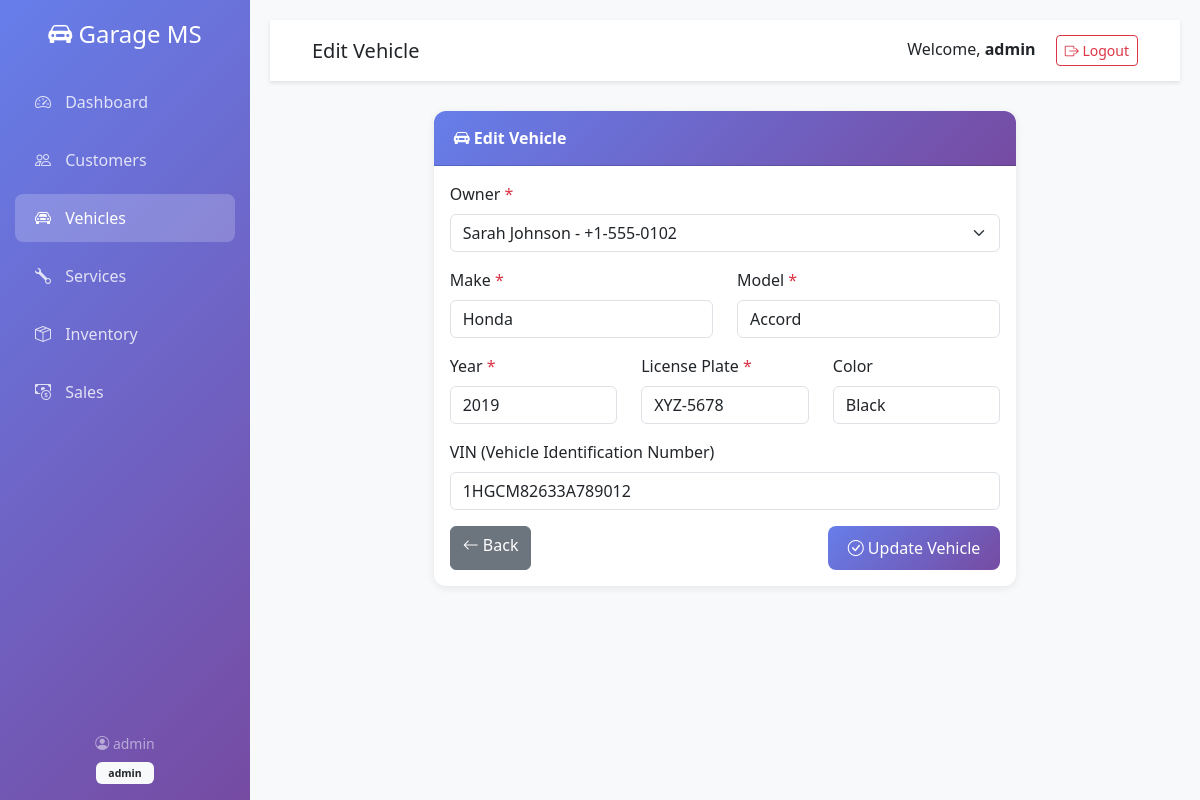
Page /vehicles/edit/2 (signed in) on the committed database.
### app.py (models this page shows, shortened)
class User(UserMixin, db.Model):
    id = db.Column(db.Integer, primary_key=True)
    username = db.Column(db.String(80), unique=True, nullable=False)
    email = db.Column(db.String(120), unique=True, nullable=False)
    password_hash = db.Column(db.String(255), nullable=False)
    role = db.Column(db.String(20), default='staff')  # admin, staff
    created_at = db.Column(db.DateTime, default=datetime.utcnow)

class Vehicle(db.Model):
    id = db.Column(db.Integer, primary_key=True)
    customer_id = db.Column(db.Integer, db.ForeignKey('customer.id'), nullable=False)
    make = db.Column(db.String(50), nullable=False)
    model = db.Column(db.String(50), nullable=False)
    year = db.Column(db.Integer, nullable=False)
    license_plate = db.Column(db.String(20), unique=True, nullable=False)
    vin = db.Column(db.String(50))
    color = db.Column(db.String(30))
    created_at = db.Column(db.DateTime, default=datetime.utcnow)
    services = db.relationship('Service', backref='vehicle', lazy=True)

class Customer(db.Model):
    id = db.Column(db.Integer, primary_key=True)
    name = db.Column(db.String(100), nullable=False)
    email = db.Column(db.String(120))
    phone = db.Column(db.String(20), nullable=False)
    address = db.Column(db.Text)
    created_at = db.Column(db.DateTime, default=datetime.utcnow)
    vehicles = db.relationship('Vehicle', backref='owner', lazy=True, cascade='all, delete-orphan')

### app.py (the view, shortened to what this page needs)
@app.route('/vehicles/edit/<int:id>', methods=['GET', 'POST'])
@login_required
def edit_vehicle(id):
    vehicle = Vehicle.query.get_or_404(id)
    customers = Customer.query.order_by(Customer.name).all()
    return render_template('vehicle_form.html', vehicle=vehicle, customers=customers)

### app.py (called while the page is built)
@login_manager.user_loader
def load_user(user_id):
    return User.query.get(int(user_id))

### templates/vehicle_form.html (shortened to what this page needs)
{% extends "base.html" %}
{% block page_title %}{% if vehicle %}Edit{% else %}Add New{% endif %} Vehicle{% endblock %}
{% block content %}
<div class="row justify-content-center">
    <div class="col-md-8">
        <div class="card">
            <div class="card-header">
                <i class="bi bi-car-front-fill"></i>
                {% if vehicle %}Edit Vehicle{% else %}Add New Vehicle{% endif %}
            </div>
            <div class="card-body">
                <form method="POST">
                    <div class="mb-3">
                        <label for="customer_id" class="form-label">Owner <span class="text-danger">*</span></label>
                        <select class="form-select" id="customer_id" name="customer_id" required>
                            {% for customer in customers %}
                            <option value="{{ customer.id }}"
                                {% if vehicle and vehicle.customer_id == customer.id %}selected{% endif %}
                                {% if request.args.get('customer_id') and request.args.get('customer_id')|int == customer.id %}selected{% endif %}>
                                {{ customer.name }} - {{ customer.phone }}
                            </option>
                            {% endfor %}
                        </select>
                    </div>
                    <div class="row">
                        <div class="col-md-6 mb-3">
                            <label for="make" class="form-label">Make <span class="text-danger">*</span></label>
                            <input type="text" class="form-control" id="make" name="make"
                                   value="{{ vehicle.make if vehicle else '' }}" required>
                        </div>
                        <div class="col-md-6 mb-3">
                            <label for="model" class="form-label">Model <span class="text-danger">*</span></label>
                            <input type="text" class="form-control" id="model" name="model"
                                   value="{{ vehicle.model if vehicle else '' }}" required>
                        </div>
                    </div>
                    <div class="row">
                        <div class="col-md-4 mb-3">
                            <label for="year" class="form-label">Year <span class="text-danger">*</span></label>
                            <input type="number" class="form-control" id="year" name="year"
                                   value="{{ vehicle.year if vehicle else '' }}" min="1900" max="2025" required>
                        </div>
                        <div class="col-md-4 mb-3">
                            <label for="license_plate" class="form-label">License Plate <span class="text-danger">*</span></label>
                            <input type="text" class="form-control" id="license_plate" name="license_plate"
                                   value="{{ vehicle.license_plate if vehicle else '' }}" required>
                        </div>
                        <div class="col-md-4 mb-3">
                            <label for="color" class="form-label">Color</label>
                            <input type="text" class="form-control" id="color" name="color"
                                   value="{{ vehicle.color if vehicle else '' }}">
                        </div>
                    </div>
                    <div class="mb-3">
                        <label for="vin" class="form-label">VIN (Vehicle Identification Number)</label>
                        <input type="text" class="form-control" id="vin" name="vin"
                               value="{{ vehicle.vin if vehicle else '' }}" maxlength="50">
                    </div>
                    <div class="d-flex justify-content-between">
                        <a href="{{ url_for('vehicles') }}" class="btn btn-secondary">
                            <i class="bi bi-arrow-left"></i> Back
                        </a>
                        <button type="submit" class="btn btn-primary">
                            <i class="bi bi-check-circle"></i> {% if vehicle %}Update{% else %}Add{% endif %} Vehicle
                        </button>
                    </div>
                </form>
            </div>
        </div>
    </div>
</div>
{% endblock %}

### templates/base.html (shortened to what this page needs)
<!DOCTYPE html>
<html lang="en">
<head>
    <link href="https://cdn.jsdelivr.net/npm/bootstrap@5.3.0/dist/css/bootstrap.min.css" rel="stylesheet">
    <link rel="stylesheet" href="https://cdn.jsdelivr.net/npm/bootstrap-icons@1.10.0/font/bootstrap-icons.css">
</head>
<body>
    {% if current_user.is_authenticated %}
    <div class="sidebar">
        <div class="text-center mb-4">
            <h4 class="text-white mb-0">
                <i class="bi bi-car-front-fill"></i> Garage MS
            </h4>
        </div>
        <nav class="nav flex-column">
            <a class="nav-link {% if request.endpoint == 'dashboard' %}active{% endif %}" href="{{ url_for('dashboard') }}">
                <i class="bi bi-speedometer2"></i> Dashboard
            </a>
            <a class="nav-link {% if 'customer' in request.endpoint %}active{% endif %}" href="{{ url_for('customers') }}">
                <i class="bi bi-people"></i> Customers
            </a>
            <a class="nav-link {% if 'vehicle' in request.endpoint %}active{% endif %}" href="{{ url_for('vehicles') }}">
                <i class="bi bi-car-front"></i> Vehicles
            </a>
            <a class="nav-link {% if 'service' in request.endpoint %}active{% endif %}" href="{{ url_for('services') }}">
                <i class="bi bi-wrench"></i> Services
            </a>
            <a class="nav-link {% if 'inventory' in request.endpoint or 'part' in request.endpoint %}active{% endif %}" href="{{ url_for('inventory') }}">
                <i class="bi bi-box-seam"></i> Inventory
            </a>
            <a class="nav-link {% if 'sale' in request.endpoint %}active{% endif %}" href="{{ url_for('sales') }}">
                <i class="bi bi-cash-coin"></i> Sales
            </a>
        </nav>
        <div class="position-absolute bottom-0 w-100 p-3">
            <div class="text-white-50 small text-center">
                <i class="bi bi-person-circle"></i> {{ current_user.username }}
                <br>
                <span class="badge bg-light text-dark mt-2">{{ current_user.role }}</span>
            </div>
        </div>
    </div>
    {% endif %}
    <div class="{% if current_user.is_authenticated %}main-content{% endif %}">
        {% if current_user.is_authenticated %}
        <nav class="navbar">
            <div class="container-fluid">
                <h5 class="mb-0">{% block page_title %}Dashboard{% endblock %}</h5>
                <div>
                    <span class="me-3">Welcome, <strong>{{ current_user.username }}</strong></span>
                    <a href="{{ url_for('logout') }}" class="btn btn-outline-danger btn-sm">
                        <i class="bi bi-box-arrow-right"></i> Logout
                    </a>
                </div>
            </div>
        </nav>
        {% endif %}
        <div class="container-fluid">
            {% block content %}{% endblock %}
        </div>
    </div>
</body>
</html>

### templates/base.html (style rules this page uses)
:root { --sidebar-width: 250px; }
body { font-family: 'Segoe UI', Tahoma, Geneva, Verdana, sans-serif; }
.sidebar { position: fixed; top: 0; left: 0; height: 100vh; width: var(--sidebar-width); background: linear-gradient(135deg, #667eea 0%, #764ba2 100%); padding-top: 20px; transition: all 0.3s; z-index: 1000; overflow-y: auto; }
.sidebar .nav-link { color: rgba(255, 255, 255, 0.8); padding: 12px 20px; margin: 5px 15px; border-radius: 8px; transition: all 0.3s; }
.sidebar .nav-link:hover, .sidebar .nav-link.active { background: rgba(255, 255, 255, 0.2); color: white; }
.sidebar .nav-link i { margin-right: 10px; width: 20px; }
.main-content { margin-left: var(--sidebar-width); padding: 20px; min-height: 100vh; background: #f8f9fa; }
.navbar { background: white; box-shadow: 0 2px 4px rgba(0,0,0,0.1); padding: 15px 30px; margin-bottom: 30px; }
.card { border: none; border-radius: 12px; box-shadow: 0 2px 8px rgba(0,0,0,0.08); margin-bottom: 20px; transition: transform 0.3s, box-shadow 0.3s; }
.card-header { background: linear-gradient(135deg, #667eea 0%, #764ba2 100%); color: white; border-radius: 12px 12px 0 0 !important; padding: 15px 20px; font-weight: 600; }
.btn-primary { background: linear-gradient(135deg, #667eea 0%, #764ba2 100%); border: none; border-radius: 8px; padding: 10px 20px; transition: all 0.3s; }
.badge { padding: 6px 12px; border-radius: 6px; }

### rows in the picture
User: username "admin", role "admin"
Vehicle: customer_id "Sarah Johnson - +1-555-0102", make "Honda", model "Accord", year "2019", license_plate "XYZ-5678", color "Black", vin "1HGCM82633A789012"
